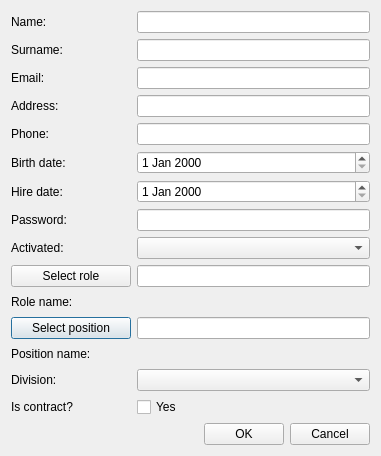
<?xml version="1.0" encoding="UTF-8"?>
<ui version="4.0">
 <class>CreateEmployee</class>
 <widget class="QDialog" name="CreateEmployee">
  <property name="geometry">
   <rect>
    <x>0</x>
    <y>0</y>
    <width>381</width>
    <height>448</height>
   </rect>
  </property>
  <property name="sizePolicy">
   <sizepolicy hsizetype="Fixed" vsizetype="Fixed">
    <horstretch>0</horstretch>
    <verstretch>0</verstretch>
   </sizepolicy>
  </property>
  <property name="windowTitle">
   <string>Create/Update employee</string>
  </property>
  <property name="locale">
   <locale language="English" country="UnitedStates"/>
  </property>
  <property name="modal">
   <bool>false</bool>
  </property>
  <layout class="QGridLayout" name="gridLayout">
   <property name="leftMargin">
    <number>11</number>
   </property>
   <property name="topMargin">
    <number>11</number>
   </property>
   <property name="rightMargin">
    <number>11</number>
   </property>
   <property name="bottomMargin">
    <number>11</number>
   </property>
   <item row="8" column="1">
    <widget class="QComboBox" name="activatedCmbBox"/>
   </item>
   <item row="3" column="0">
    <widget class="QLabel" name="addressLb">
     <property name="text">
      <string>Address:</string>
     </property>
    </widget>
   </item>
   <item row="0" column="0">
    <widget class="QLabel" name="nameLb">
     <property name="minimumSize">
      <size>
       <width>120</width>
       <height>0</height>
      </size>
     </property>
     <property name="text">
      <string>Name:</string>
     </property>
    </widget>
   </item>
   <item row="11" column="0">
    <widget class="QPushButton" name="positionBtn">
     <property name="text">
      <string>Select position</string>
     </property>
    </widget>
   </item>
   <item row="7" column="1">
    <widget class="QLineEdit" name="passwordEdit">
     <property name="toolTip">
      <string>&lt;html&gt;&lt;head/&gt;&lt;body&gt;&lt;p&gt;At least 6 characters!&lt;/p&gt;&lt;/body&gt;&lt;/html&gt;</string>
     </property>
     <property name="echoMode">
      <enum>QLineEdit::Password</enum>
     </property>
    </widget>
   </item>
   <item row="0" column="1">
    <widget class="QLineEdit" name="nameEdit">
     <property name="toolTip">
      <string>&lt;html&gt;&lt;head/&gt;&lt;body&gt;&lt;p&gt;For expamle: John&lt;/p&gt;&lt;/body&gt;&lt;/html&gt;</string>
     </property>
    </widget>
   </item>
   <item row="11" column="1">
    <widget class="QLineEdit" name="positionEdit">
     <property name="inputMethodHints">
      <set>Qt::ImhDigitsOnly|Qt::ImhPreferNumbers</set>
     </property>
     <property name="readOnly">
      <bool>true</bool>
     </property>
    </widget>
   </item>
   <item row="8" column="0">
    <widget class="QLabel" name="activatedLb">
     <property name="text">
      <string>Activated:</string>
     </property>
    </widget>
   </item>
   <item row="7" column="0">
    <widget class="QLabel" name="passworLb">
     <property name="text">
      <string>Password:</string>
     </property>
    </widget>
   </item>
   <item row="1" column="1">
    <widget class="QLineEdit" name="surnameEdit">
     <property name="toolTip">
      <string>&lt;html&gt;&lt;head/&gt;&lt;body&gt;&lt;p&gt;For example: Doe&lt;/p&gt;&lt;/body&gt;&lt;/html&gt;</string>
     </property>
    </widget>
   </item>
   <item row="12" column="1">
    <widget class="QLabel" name="positionNamePh">
     <property name="font">
      <font>
       <family>Times New Roman</family>
       <pointsize>12</pointsize>
       <weight>75</weight>
       <italic>true</italic>
       <bold>true</bold>
      </font>
     </property>
     <property name="text">
      <string/>
     </property>
    </widget>
   </item>
   <item row="12" column="0">
    <widget class="QLabel" name="positionNameLb">
     <property name="text">
      <string>Position name:</string>
     </property>
    </widget>
   </item>
   <item row="6" column="0">
    <widget class="QLabel" name="hireLb">
     <property name="text">
      <string>Hire date:</string>
     </property>
    </widget>
   </item>
   <item row="10" column="0">
    <widget class="QLabel" name="roleNameLb">
     <property name="text">
      <string>Role name:</string>
     </property>
    </widget>
   </item>
   <item row="5" column="1">
    <widget class="QDateEdit" name="birthDateEdit">
     <property name="toolTip">
      <string>&lt;html&gt;&lt;head/&gt;&lt;body&gt;&lt;p&gt;Enter your birth date:&lt;/p&gt;&lt;/body&gt;&lt;/html&gt;</string>
     </property>
    </widget>
   </item>
   <item row="9" column="0">
    <widget class="QPushButton" name="roleBtn">
     <property name="text">
      <string>Select role</string>
     </property>
    </widget>
   </item>
   <item row="9" column="1">
    <widget class="QLineEdit" name="roleEdit">
     <property name="inputMethodHints">
      <set>Qt::ImhDigitsOnly|Qt::ImhPreferNumbers</set>
     </property>
     <property name="readOnly">
      <bool>true</bool>
     </property>
    </widget>
   </item>
   <item row="5" column="0">
    <widget class="QLabel" name="birthLb">
     <property name="text">
      <string>Birth date:</string>
     </property>
    </widget>
   </item>
   <item row="6" column="1">
    <widget class="QDateEdit" name="hireDateEdit">
     <property name="toolTip">
      <string>&lt;html&gt;&lt;head/&gt;&lt;body&gt;&lt;p&gt;Enter your hire date&lt;/p&gt;&lt;/body&gt;&lt;/html&gt;</string>
     </property>
    </widget>
   </item>
   <item row="2" column="1">
    <widget class="QLineEdit" name="emailEdit">
     <property name="toolTip">
      <string>&lt;html&gt;&lt;head/&gt;&lt;body&gt;&lt;p&gt;For example: John.Doe@gmail.com (not a mandatory field)&lt;/p&gt;&lt;/body&gt;&lt;/html&gt;</string>
     </property>
    </widget>
   </item>
   <item row="10" column="1">
    <widget class="QLabel" name="roleNamePh">
     <property name="font">
      <font>
       <family>Times New Roman</family>
       <pointsize>12</pointsize>
       <weight>75</weight>
       <italic>true</italic>
       <bold>true</bold>
      </font>
     </property>
     <property name="text">
      <string/>
     </property>
    </widget>
   </item>
   <item row="4" column="0">
    <widget class="QLabel" name="phoneLb">
     <property name="text">
      <string>Phone:</string>
     </property>
    </widget>
   </item>
   <item row="3" column="1">
    <widget class="QLineEdit" name="addressEdit">
     <property name="toolTip">
      <string>&lt;html&gt;&lt;head/&gt;&lt;body&gt;&lt;p&gt;For example: Downing St. 88&lt;/p&gt;&lt;/body&gt;&lt;/html&gt;</string>
     </property>
    </widget>
   </item>
   <item row="1" column="0">
    <widget class="QLabel" name="surnameLb">
     <property name="text">
      <string>Surname:</string>
     </property>
    </widget>
   </item>
   <item row="4" column="1">
    <widget class="QLineEdit" name="phoneEdit">
     <property name="toolTip">
      <string>&lt;html&gt;&lt;head/&gt;&lt;body&gt;&lt;p&gt;For example: 929999999 (only digits)&lt;/p&gt;&lt;/body&gt;&lt;/html&gt;</string>
     </property>
     <property name="inputMethodHints">
      <set>Qt::ImhDigitsOnly|Qt::ImhPreferNumbers</set>
     </property>
    </widget>
   </item>
   <item row="2" column="0">
    <widget class="QLabel" name="emailLb">
     <property name="text">
      <string>Email:</string>
     </property>
    </widget>
   </item>
   <item row="15" column="0" colspan="2">
    <layout class="QHBoxLayout" name="horizontalLayout">
     <item>
      <spacer name="horizontalSpacer">
       <property name="orientation">
        <enum>Qt::Horizontal</enum>
       </property>
       <property name="sizeHint" stdset="0">
        <size>
         <width>40</width>
         <height>20</height>
        </size>
       </property>
      </spacer>
     </item>
     <item>
      <widget class="QPushButton" name="okBtn">
       <property name="text">
        <string>OK</string>
       </property>
      </widget>
     </item>
     <item>
      <widget class="QPushButton" name="cancelBtn">
       <property name="text">
        <string>Cancel</string>
       </property>
      </widget>
     </item>
    </layout>
   </item>
   <item row="13" column="1">
    <widget class="QComboBox" name="divisionCmbBox"/>
   </item>
   <item row="13" column="0">
    <widget class="QLabel" name="divisionLb">
     <property name="text">
      <string>Division:</string>
     </property>
    </widget>
   </item>
   <item row="14" column="0">
    <widget class="QLabel" name="label">
     <property name="text">
      <string>Is contract?</string>
     </property>
    </widget>
   </item>
   <item row="14" column="1">
    <widget class="QCheckBox" name="isContractChkBox">
     <property name="text">
      <string>Yes</string>
     </property>
    </widget>
   </item>
  </layout>
 </widget>
 <tabstops>
  <tabstop>nameEdit</tabstop>
  <tabstop>surnameEdit</tabstop>
  <tabstop>emailEdit</tabstop>
  <tabstop>addressEdit</tabstop>
  <tabstop>phoneEdit</tabstop>
  <tabstop>birthDateEdit</tabstop>
  <tabstop>hireDateEdit</tabstop>
  <tabstop>passwordEdit</tabstop>
  <tabstop>activatedCmbBox</tabstop>
  <tabstop>roleBtn</tabstop>
  <tabstop>roleEdit</tabstop>
  <tabstop>positionBtn</tabstop>
  <tabstop>positionEdit</tabstop>
  <tabstop>okBtn</tabstop>
  <tabstop>cancelBtn</tabstop>
 </tabstops>
 <resources/>
 <connections/>
</ui>
